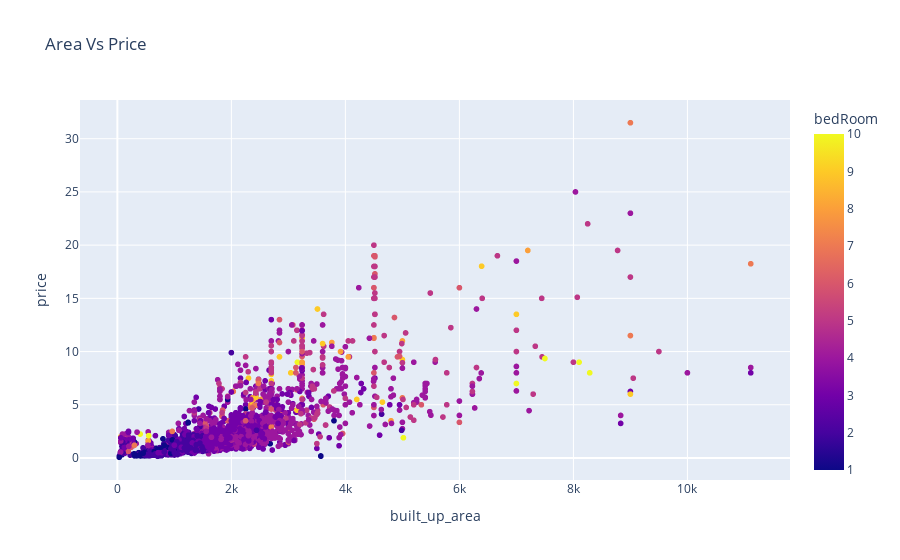

The cell this chart's notebook holds for it:
### Code cell
fig = px.scatter(df, x="built_up_area", y="price", color="bedRoom", title="Area Vs Price")

# Show the plot
fig.show()

### Figure 1 — Plotly figure (JSON) as saved in the notebook; plotly's stock layout.template omitted (floating-point values rounded to 4 significant figures; data arrays with more than 128 entries replaced by an {"elided": "..."} marker saying what was removed)
{"data": [{"hovertemplate": "built_up_area=%{x}<br>price=%{y}<br>bedRoom=%{marker.color}<extra></extra>", "legendgroup": "", "marker": {"color": {"elided": "3484 int values"}, "coloraxis": "coloraxis", "symbol": "circle"}, "mode": "markers", "name": "", "showlegend": false, "type": "scattergl", "x": {"elided": "3484 float values"}, "xaxis": "x", "y": {"elided": "3484 float values"}, "yaxis": "y"}], "layout": {"coloraxis": {"colorbar": {"title": {"text": "bedRoom"}}, "colorscale": [[0, "#0d0887"], [0.1111, "#46039f"], [0.2222, "#7201a8"], [0.3333, "#9c179e"], [0.4444, "#bd3786"], [0.5556, "#d8576b"], [0.6667, "#ed7953"], [0.7778, "#fb9f3a"], [0.8889, "#fdca26"], [1, "#f0f921"]]}, "legend": {"tracegroupgap": 0}, "title": {"text": "Area Vs Price"}, "xaxis": {"anchor": "y", "domain": [0, 1], "title": {"text": "built_up_area"}}, "yaxis": {"anchor": "x", "domain": [0, 1], "title": {"text": "price"}}}}
